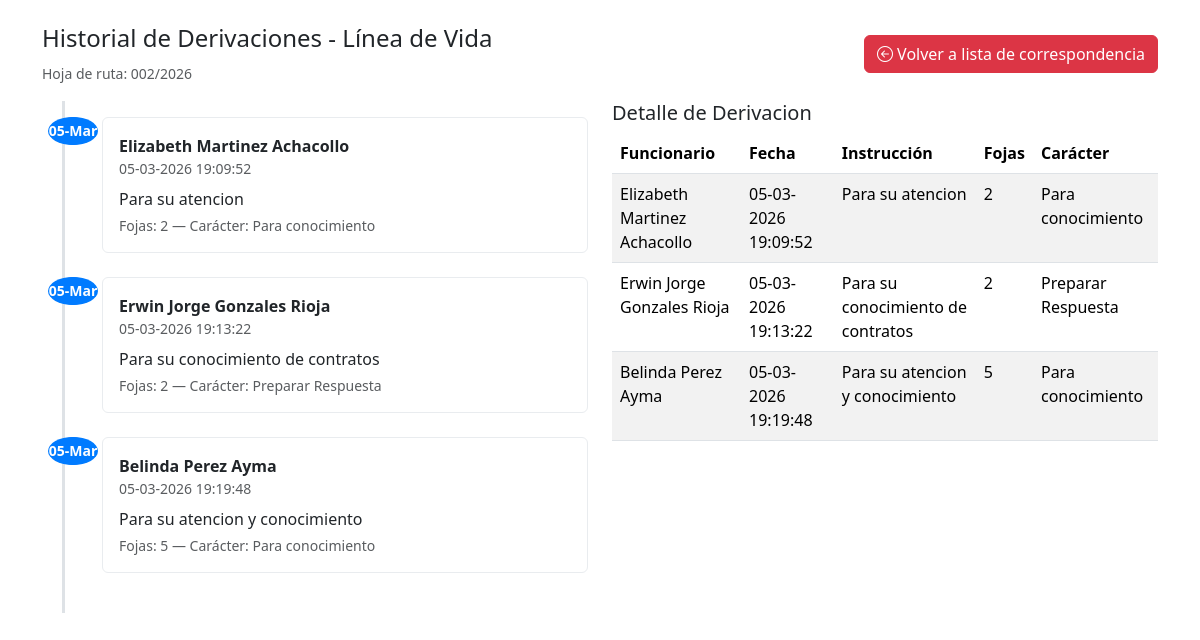
Screenshot of /derivacion/index.php?id=2 with the database file from the repository.
### tables this page shows
CREATE TABLE `correspondencia` (
  `id` int(11) NOT NULL,
  `hojaruta` varchar(255) NOT NULL,
  `remitente_id` int(11) DEFAULT NULL,
  `remitente_externo` varchar(255) DEFAULT NULL,
  `idfuncionario_enturno` int(11) DEFAULT NULL,
  `tipo_remitente` enum('interno','externo') NOT NULL DEFAULT 'externo',
  `remitente` varchar(255) NOT NULL,
  `referencia` text NOT NULL,
  `fojas` varchar(255) NOT NULL,
  `fecha` timestamp NOT NULL DEFAULT current_timestamp(),
  `foto` varchar(255) NOT NULL,
  `estado` varchar(255) NOT NULL,
  `actualizado_en` timestamp NULL DEFAULT NULL,
  `eliminado_en` timestamp NULL DEFAULT NULL
);

CREATE TABLE `derivacion` (
  `id` int(11) NOT NULL,
  `id_correspondencia` int(11) NOT NULL,
  `id_funcionario` int(11) NOT NULL,
  `fecha_derivacion` timestamp NOT NULL DEFAULT current_timestamp(),
  `instruccion_adicional` text DEFAULT NULL,
  `fojas` varchar(255) NOT NULL,
  `caracter` varchar(25) NOT NULL
);

CREATE TABLE `funcionario` (
  `id` int(11) NOT NULL,
  `ci` int(11) NOT NULL,
  `nombre` varchar(100) NOT NULL,
  `paterno` varchar(60) NOT NULL,
  `materno` varchar(60) NOT NULL,
  `usuario` varchar(50) NOT NULL,
  `password` varchar(255) NOT NULL,
  `contrasenia` varchar(255) NOT NULL,
  `rol` varchar(25) DEFAULT NULL,
  `id_puesto` int(11) NOT NULL,
  `estado` varchar(12) NOT NULL,
  `creado_en` timestamp NOT NULL DEFAULT current_timestamp(),
  `actualizado_en` timestamp NOT NULL DEFAULT current_timestamp(),
  `eliminado_en` timestamp NOT NULL DEFAULT current_timestamp()
);

### derivacion/index.php (the view, shortened to what this page needs)
<?php
require '../db.php';
$id = $_POST['id'] ?? $_GET['id'] ?? null;
$stmt = $pdo->prepare("SELECT id, hojaruta, remitente, referencia, fojas, fecha, estado FROM correspondencia WHERE id = :id");
$stmt->execute([':id' => $id]);
$cor = $stmt->fetch(PDO::FETCH_ASSOC);
$sql = "SELECT d.*, f.nombre, f.paterno, f.materno
        FROM derivacion d
        LEFT JOIN funcionario f ON f.id = d.id_funcionario
        WHERE d.id_correspondencia = :id
        ORDER BY d.fecha_derivacion ASC";
$stmt2 = $pdo->prepare($sql);
$stmt2->execute([':id' => $id]);
$derivaciones = $stmt2->fetchAll(PDO::FETCH_ASSOC);
?>
<!doctype html>
<html lang="es">
<head>
    <link href="https://cdn.jsdelivr.net/npm/bootstrap@5.3.2/dist/css/bootstrap.min.css" rel="stylesheet">
    <link rel="stylesheet" href="https://cdn.jsdelivr.net/npm/bootstrap-icons@1.10.5/font/bootstrap-icons.css">
</head>
<body>
<div class="container mt-4">
    <div class="d-flex justify-content-between align-items-center mb-3">
        <div>
            <h4>Historial de Derivaciones - Línea de Vida</h4>
            <small class="text-muted">Hoja de ruta: <?php echo htmlspecialchars($cor['hojaruta']); ?></small>
        </div>
        <div>
            <a href="../correspondencia/index.php" class="btn btn-danger">
                <i class="bi bi-arrow-left-circle"></i> Volver a lista de correspondencia
            </a>
        </div>
    </div>
    <div class="row">
        <div class="col-lg-6">
            <div class="timeline">
                <?php if (empty($derivaciones)): ?>
                    <div class="alert alert-info">No hay derivaciones registradas para esta correspondencia.</div>
                <?php else: ?>
                    <?php foreach ($derivaciones as $d): ?>
                        <div class="timeline-item">
                            <div class="time-marker">
                                <div class="circle"><?php echo date('d-M', strtotime($d['fecha_derivacion'])); ?></div>
                            </div>
                            <div class="card p-2">
                                <div class="card-body p-2">
                                    <strong><?php echo htmlspecialchars(trim(($d['nombre'] ?? '') . ' ' . ($d['paterno'] ?? '') . ' ' . ($d['materno'] ?? ''))); ?></strong>
                                    <div class="text-muted small"><?php echo date('d-m-Y H:i:s', strtotime($d['fecha_derivacion'])); ?></div>
                                    <p class="mb-0 mt-2"><?php echo nl2br(htmlspecialchars($d['instruccion_adicional'] ?? '')); ?></p>
                                    <div class="small text-muted mt-1">Fojas: <?php echo htmlspecialchars($d['fojas']); ?> — Carácter: <?php echo htmlspecialchars($d['caracter']); ?></div>
                                </div>
                            </div>
                        </div>
                    <?php endforeach; ?>
                <?php endif; ?>
            </div>
        </div>
        <div class="col-lg-6">
            <h5>Detalle de Derivacion</h5>
            <table class="table table-striped">
                <thead>
                <tr>
                    <th>Funcionario</th>
                    <th>Fecha</th>
                    <th>Instrucción</th>
                    <th>Fojas</th>
                    <th>Carácter</th>
                </tr>
                </thead>
                <tbody>
                <?php if (!empty($derivaciones)): ?>
                    <?php foreach ($derivaciones as $d): ?>
                        <tr>
                            <td><?php echo htmlspecialchars(trim(($d['nombre'] ?? '') . ' ' . ($d['paterno'] ?? '') . ' ' . ($d['materno'] ?? ''))); ?></td>
                            <td><?php echo date('d-m-Y H:i:s', strtotime($d['fecha_derivacion'])); ?></td>
                            <td><?php echo nl2br(htmlspecialchars($d['instruccion_adicional'] ?? '')); ?></td>
                            <td><?php echo htmlspecialchars($d['fojas']); ?></td>
                            <td><?php echo htmlspecialchars($d['caracter']); ?></td>
                        </tr>
                    <?php endforeach; ?>
                <?php else: ?>
                    <tr><td colspan="5">Sin registros</td></tr>
                <?php endif; ?>
                </tbody>
            </table>
        </div>
    </div>
</div>
</body>
</html>

### derivacion/index.php (style rules this page uses)
.timeline { position: relative; padding: 1rem 0; }
.timeline::before { content: ''; position: absolute; left: 20px; top: 0; bottom: 0; width: 3px; background: #dee2e6; }
.timeline-item { position: relative; margin-left: 60px; margin-bottom: 1.5rem; }
.timeline-item .time-marker { position: absolute; left: -43px; width: 28px; height: 28px; border-radius: 50%; background: #0d6efd; color: #fff; display: flex; align-items: center; justify-content: center; font-size: 14px; }
.timeline-item .card { box-shadow: none; border: 1px solid #e9ecef; }
.time-marker { display: flex; flex-direction: column; align-items: center; gap: 4px; }
.circle { width: 50px; height: 60px; border-radius: 50%; background-color: #007bff; color: #fff; display: flex; align-items: center; justify-content: center; font-weight: bold; }

### rows the page displays
correspondencia: hojaruta "002/2026"
derivacion: fecha_derivacion "05-Mar", id_funcionario.materno "Elizabeth Martinez Achacollo", fecha_derivacion "05-03-2026 19:09:52", instruccion_adicional "Para su atencion", fojas "2", caracter "Para conocimiento"
derivacion: fecha_derivacion "05-Mar", id_funcionario.materno "Erwin Jorge Gonzales Rioja", fecha_derivacion "05-03-2026 19:13:22", instruccion_adicional "Para su conocimiento de contratos", fojas "2", caracter "Preparar Respuesta"
derivacion: fecha_derivacion "05-Mar", id_funcionario.materno "Belinda Perez Ayma", fecha_derivacion "05-03-2026 19:19:48", instruccion_adicional "Para su atencion y conocimiento", fojas "5", caracter "Para conocimiento"
